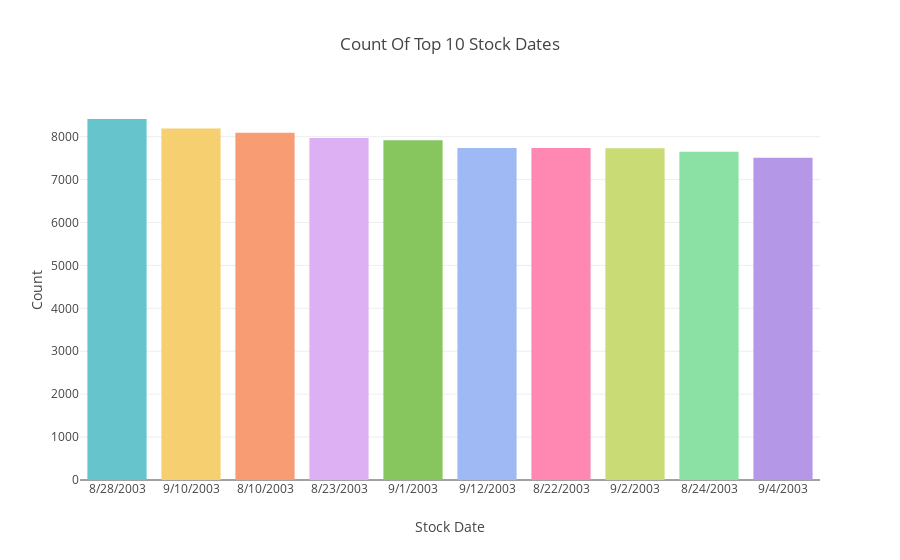

Notebook code cell kept with this figure:
### Code cell
fig = go.Figure()
fig.add_trace(go.Bar(
    x=top_10_stock_dates.index,    
    y=top_10_stock_dates.values,   
    marker=dict(color=colors2),      
))

fig.update_layout(
    title='Count Of Top 10 Stock Dates',
    xaxis_title='Stock Date',
    yaxis_title='Count',)

fig.show()

### Figure 1 — Plotly figure (JSON) as saved in the notebook; plotly's stock layout.template omitted (floating-point values rounded to 4 significant figures)
{"data": [{"marker": {"color": ["rgb(102, 197, 204)", "rgb(246, 207, 113)", "rgb(248, 156, 116)", "rgb(220, 176, 242)", "rgb(135, 197, 95)", "rgb(158, 185, 243)", "rgb(254, 136, 177)", "rgb(201, 219, 116)", "rgb(139, 224, 164)", "rgb(180, 151, 231)", "rgb(179, 179, 179)"]}, "type": "bar", "x": ["8/28/2003", "9/10/2003", "8/10/2003", "8/23/2003", "9/1/2003", "9/12/2003", "8/22/2003", "9/2/2003", "8/24/2003", "9/4/2003"], "y": [8412, 8188, 8090, 7971, 7915, 7738, 7734, 7729, 7646, 7510]}], "layout": {"autosize": true, "title": {"text": "Count Of Top 10 Stock Dates"}, "xaxis": {"autorange": true, "range": [-0.5, 9.5], "title": {"text": "Stock Date"}, "type": "category"}, "yaxis": {"autorange": true, "range": [0, 8855.0], "title": {"text": "Count"}, "type": "linear"}}}
